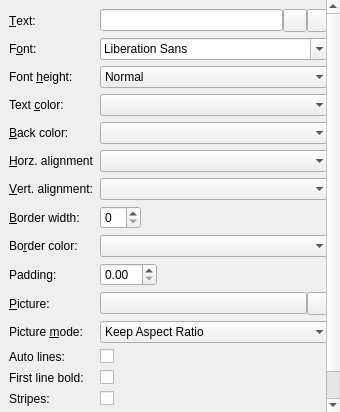
<?xml version="1.0" encoding="UTF-8"?>
<ui version="4.0">
 <class>ItemWidget</class>
 <widget class="QWidget" name="ItemWidget">
  <property name="geometry">
   <rect>
    <x>0</x>
    <y>0</y>
    <width>281</width>
    <height>412</height>
   </rect>
  </property>
  <property name="windowTitle">
   <string>Form</string>
  </property>
  <layout class="QHBoxLayout" name="horizontalLayout_2">
   <property name="margin">
    <number>0</number>
   </property>
   <item>
    <widget class="QScrollArea" name="scrollArea">
     <property name="sizePolicy">
      <sizepolicy hsizetype="MinimumExpanding" vsizetype="Expanding">
       <horstretch>0</horstretch>
       <verstretch>0</verstretch>
      </sizepolicy>
     </property>
     <property name="frameShape">
      <enum>QFrame::NoFrame</enum>
     </property>
     <property name="lineWidth">
      <number>0</number>
     </property>
     <property name="horizontalScrollBarPolicy">
      <enum>Qt::ScrollBarAlwaysOff</enum>
     </property>
     <property name="widgetResizable">
      <bool>true</bool>
     </property>
     <widget class="QWidget" name="scrollAreaWidgetContents">
      <property name="geometry">
       <rect>
        <x>0</x>
        <y>0</y>
        <width>281</width>
        <height>412</height>
       </rect>
      </property>
      <layout class="QFormLayout" name="formLayout">
       <property name="fieldGrowthPolicy">
        <enum>QFormLayout::AllNonFixedFieldsGrow</enum>
       </property>
       <property name="leftMargin">
        <number>9</number>
       </property>
       <item row="0" column="0">
        <widget class="QLabel" name="label">
         <property name="text">
          <string>&amp;Text:</string>
         </property>
         <property name="buddy">
          <cstring>text</cstring>
         </property>
        </widget>
       </item>
       <item row="0" column="1">
        <widget class="QFrame" name="frame">
         <property name="frameShape">
          <enum>QFrame::NoFrame</enum>
         </property>
         <property name="frameShadow">
          <enum>QFrame::Raised</enum>
         </property>
         <layout class="QHBoxLayout" name="horizontalLayout">
          <property name="spacing">
           <number>0</number>
          </property>
          <property name="margin">
           <number>0</number>
          </property>
          <item>
           <widget class="QLineEdit" name="text"/>
          </item>
          <item>
           <widget class="QToolButton" name="textButton">
            <property name="toolTip">
             <string>Edit the text.</string>
            </property>
            <property name="text">
             <string/>
            </property>
            <property name="icon">
             <iconset resource="Editor.qrc">
              <normaloff>:/images/pencil.png</normaloff>:/images/pencil.png</iconset>
            </property>
           </widget>
          </item>
          <item>
           <widget class="QToolButton" name="removeText">
            <property name="toolTip">
             <string>Clear the text.</string>
            </property>
            <property name="text">
             <string/>
            </property>
            <property name="icon">
             <iconset resource="Editor.qrc">
              <normaloff>:/images/erase.png</normaloff>:/images/erase.png</iconset>
            </property>
           </widget>
          </item>
         </layout>
        </widget>
       </item>
       <item row="1" column="0">
        <widget class="QLabel" name="label_2">
         <property name="text">
          <string>F&amp;ont:</string>
         </property>
         <property name="buddy">
          <cstring>font</cstring>
         </property>
        </widget>
       </item>
       <item row="1" column="1">
        <widget class="QFontComboBox" name="font"/>
       </item>
       <item row="3" column="0">
        <widget class="QLabel" name="label_3">
         <property name="text">
          <string>Text &amp;color:</string>
         </property>
         <property name="buddy">
          <cstring>textColor</cstring>
         </property>
        </widget>
       </item>
       <item row="3" column="1">
        <widget class="ColorComboBox" name="textColor"/>
       </item>
       <item row="4" column="0">
        <widget class="QLabel" name="label_4">
         <property name="text">
          <string>&amp;Back color:</string>
         </property>
         <property name="buddy">
          <cstring>backColor</cstring>
         </property>
        </widget>
       </item>
       <item row="4" column="1">
        <widget class="ColorComboBox" name="backColor"/>
       </item>
       <item row="5" column="0">
        <widget class="QLabel" name="label_8">
         <property name="text">
          <string>&amp;Horz. alignment</string>
         </property>
         <property name="buddy">
          <cstring>horzAlignment</cstring>
         </property>
        </widget>
       </item>
       <item row="5" column="1">
        <widget class="QComboBox" name="horzAlignment"/>
       </item>
       <item row="6" column="0">
        <widget class="QLabel" name="label_9">
         <property name="text">
          <string>&amp;Vert. alignment:</string>
         </property>
         <property name="buddy">
          <cstring>vertAlignment</cstring>
         </property>
        </widget>
       </item>
       <item row="6" column="1">
        <widget class="QComboBox" name="vertAlignment"/>
       </item>
       <item row="7" column="0">
        <widget class="QLabel" name="label_5">
         <property name="text">
          <string>&amp;Border width:</string>
         </property>
         <property name="buddy">
          <cstring>borderWidth</cstring>
         </property>
        </widget>
       </item>
       <item row="7" column="1">
        <widget class="QWidget" name="widget" native="true">
         <layout class="QHBoxLayout" name="horizontalLayout_3">
          <property name="margin">
           <number>0</number>
          </property>
          <item>
           <widget class="QSpinBox" name="borderWidth"/>
          </item>
          <item>
           <spacer name="horizontalSpacer">
            <property name="orientation">
             <enum>Qt::Horizontal</enum>
            </property>
            <property name="sizeHint" stdset="0">
             <size>
              <width>129</width>
              <height>20</height>
             </size>
            </property>
           </spacer>
          </item>
         </layout>
        </widget>
       </item>
       <item row="8" column="0">
        <widget class="QLabel" name="label_6">
         <property name="text">
          <string>Bo&amp;rder color:</string>
         </property>
         <property name="buddy">
          <cstring>borderColor</cstring>
         </property>
        </widget>
       </item>
       <item row="8" column="1">
        <widget class="ColorComboBox" name="borderColor"/>
       </item>
       <item row="10" column="0">
        <widget class="QLabel" name="label_7">
         <property name="text">
          <string>&amp;Picture:</string>
         </property>
         <property name="buddy">
          <cstring>picture</cstring>
         </property>
        </widget>
       </item>
       <item row="10" column="1">
        <widget class="QWidget" name="widget_2" native="true">
         <layout class="QHBoxLayout" name="horizontalLayout_4">
          <property name="spacing">
           <number>0</number>
          </property>
          <property name="margin">
           <number>0</number>
          </property>
          <item>
           <widget class="QPushButton" name="picture">
            <property name="sizePolicy">
             <sizepolicy hsizetype="Ignored" vsizetype="Fixed">
              <horstretch>0</horstretch>
              <verstretch>0</verstretch>
             </sizepolicy>
            </property>
           </widget>
          </item>
          <item>
           <widget class="QToolButton" name="removePicture">
            <property name="toolTip">
             <string>Remove the current picture.</string>
            </property>
            <property name="icon">
             <iconset resource="Editor.qrc">
              <normaloff>:/images/erase.png</normaloff>:/images/erase.png</iconset>
            </property>
           </widget>
          </item>
         </layout>
        </widget>
       </item>
       <item row="11" column="0">
        <widget class="QLabel" name="pictureModeLabel">
         <property name="text">
          <string>Picture &amp;mode:</string>
         </property>
         <property name="buddy">
          <cstring>pictureMode</cstring>
         </property>
        </widget>
       </item>
       <item row="11" column="1">
        <widget class="QComboBox" name="pictureMode">
         <item>
          <property name="text">
           <string>Keep Aspect Ratio</string>
          </property>
         </item>
         <item>
          <property name="text">
           <string>Stretch</string>
          </property>
         </item>
        </widget>
       </item>
       <item row="2" column="0">
        <widget class="QLabel" name="label_11">
         <property name="text">
          <string>Font &amp;height:</string>
         </property>
         <property name="buddy">
          <cstring>fontHeight</cstring>
         </property>
        </widget>
       </item>
       <item row="2" column="1">
        <widget class="QComboBox" name="fontHeight">
         <item>
          <property name="text">
           <string>Normal</string>
          </property>
         </item>
         <item>
          <property name="text">
           <string>Stretched</string>
          </property>
         </item>
        </widget>
       </item>
       <item row="9" column="0">
        <widget class="QLabel" name="label_10">
         <property name="text">
          <string>Padding:</string>
         </property>
         <property name="buddy">
          <cstring>padding</cstring>
         </property>
        </widget>
       </item>
       <item row="9" column="1">
        <widget class="QWidget" name="widget_3" native="true">
         <layout class="QHBoxLayout" name="horizontalLayout_5">
          <property name="spacing">
           <number>6</number>
          </property>
          <property name="margin">
           <number>0</number>
          </property>
          <item>
           <widget class="QDoubleSpinBox" name="padding">
            <property name="maximum">
             <double>10.000000000000000</double>
            </property>
            <property name="singleStep">
             <double>0.250000000000000</double>
            </property>
           </widget>
          </item>
          <item>
           <spacer name="horizontalSpacer_2">
            <property name="orientation">
             <enum>Qt::Horizontal</enum>
            </property>
            <property name="sizeHint" stdset="0">
             <size>
              <width>123</width>
              <height>20</height>
             </size>
            </property>
           </spacer>
          </item>
         </layout>
        </widget>
       </item>
       <item row="12" column="0">
        <widget class="QLabel" name="label_12">
         <property name="text">
          <string>Auto lines:</string>
         </property>
         <property name="buddy">
          <cstring>autoLines</cstring>
         </property>
        </widget>
       </item>
       <item row="12" column="1">
        <widget class="QCheckBox" name="autoLines">
         <property name="text">
          <string/>
         </property>
        </widget>
       </item>
       <item row="13" column="0">
        <widget class="QLabel" name="label_13">
         <property name="text">
          <string>First line bold:</string>
         </property>
         <property name="buddy">
          <cstring>firstLineBold</cstring>
         </property>
        </widget>
       </item>
       <item row="13" column="1">
        <widget class="QCheckBox" name="firstLineBold">
         <property name="text">
          <string/>
         </property>
        </widget>
       </item>
       <item row="14" column="0">
        <widget class="QLabel" name="label_14">
         <property name="text">
          <string>Stripes:</string>
         </property>
         <property name="buddy">
          <cstring>stripes</cstring>
         </property>
        </widget>
       </item>
       <item row="14" column="1">
        <widget class="QCheckBox" name="stripes">
         <property name="text">
          <string/>
         </property>
        </widget>
       </item>
       <item row="15" column="0">
        <widget class="QLabel" name="label_15">
         <property name="text">
          <string>Stripe color:</string>
         </property>
         <property name="buddy">
          <cstring>stripeColor</cstring>
         </property>
        </widget>
       </item>
       <item row="15" column="1">
        <widget class="ColorComboBox" name="stripeColor"/>
       </item>
      </layout>
     </widget>
    </widget>
   </item>
  </layout>
 </widget>
 <customwidgets>
  <customwidget>
   <class>ColorComboBox</class>
   <extends>QComboBox</extends>
   <header>ColorComboBox.h</header>
  </customwidget>
 </customwidgets>
 <tabstops>
  <tabstop>scrollArea</tabstop>
  <tabstop>text</tabstop>
  <tabstop>textButton</tabstop>
  <tabstop>removeText</tabstop>
  <tabstop>font</tabstop>
  <tabstop>fontHeight</tabstop>
  <tabstop>textColor</tabstop>
  <tabstop>backColor</tabstop>
  <tabstop>horzAlignment</tabstop>
  <tabstop>vertAlignment</tabstop>
  <tabstop>borderWidth</tabstop>
  <tabstop>borderColor</tabstop>
  <tabstop>padding</tabstop>
  <tabstop>picture</tabstop>
  <tabstop>removePicture</tabstop>
  <tabstop>pictureMode</tabstop>
  <tabstop>autoLines</tabstop>
 </tabstops>
 <resources>
  <include location="Editor.qrc"/>
 </resources>
 <connections/>
</ui>
